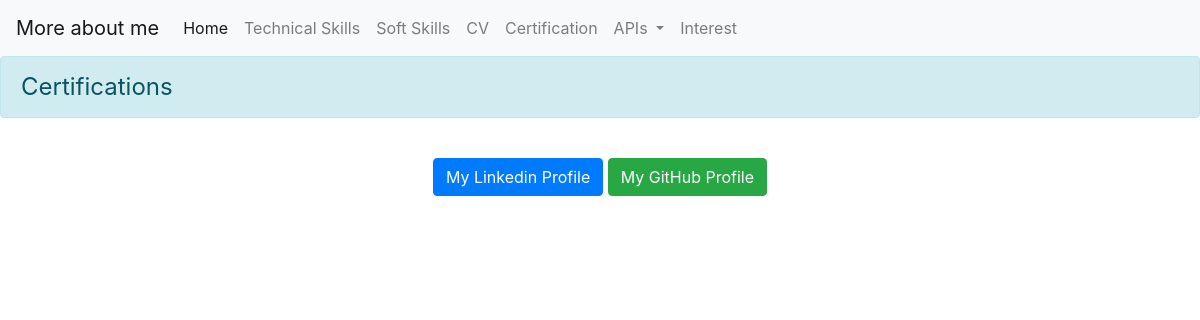
/Certification/, run on an earlier commit of the app's database.
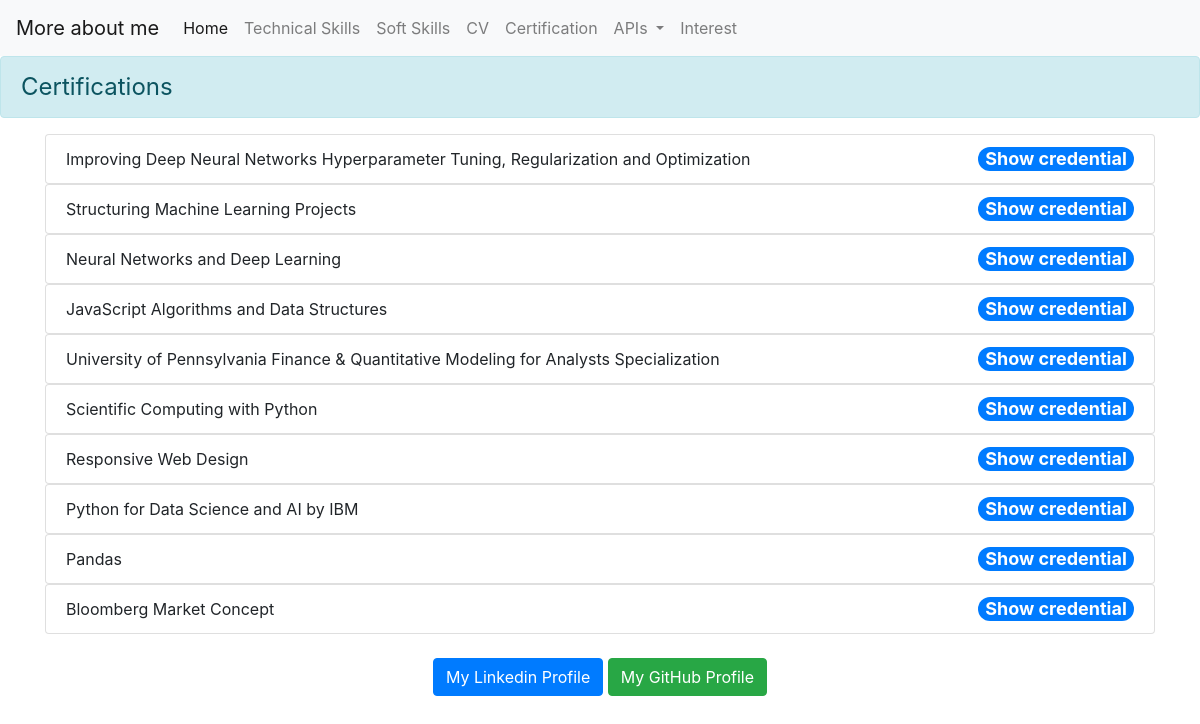
And on a later commit of the database.
### Certification/models.py (models this page shows, shortened)
class certif_list(models.Model):
    name= models.CharField(max_length=100)
    rank = models.PositiveSmallIntegerField()
    confirment = models.URLField()

### Certification/views.py (the view)
# urls.py: path('',views.certified_list),
def certified_list(request):
    archivements= certif_list.objects.all().order_by('rank')
    return render (request, 'Certification/certif_list.html',{'certifs':archivements})

### Certification/templates/Certification/certif_list.html
{% extends 'base_layer.html' %}
{% block content %}
<body>
    <div class="alert alert-info" role="alert" style="font-size:x-large;">
        Certifications
    </div>
    <div class="container marketing">
    <div class="certifs">
        <ul class="list-group">
        {% for archive in certifs %}
            <div class="archive">
                <li class="list-group-item d-flex justify-content-between align-items-center"></lili>
                {{archive.name}}
                <span class="badge badge-primary badge-pill"><a href="{{archive.confirment}}" style="color:white; font-size: large;">Show credential</a></span>
                </li>
            </div>
        {% endfor %}
        </ul>
    </div>
    </div>
</body>
{% endblock %}

What changed in the data, as far as the page shows it:
added certif_list: name "Improving Deep Neural Networks Hyperparameter Tuning, Regularization and Optimization"
added certif_list: name "Structuring Machine Learning Projects"
added certif_list: name "Neural Networks and Deep Learning"
added certif_list: name "JavaScript Algorithms and Data Structures"
added certif_list: name "University of Pennsylvania Finance & Quantitative Modeling for Analysts Specialization"
added certif_list: name "Scientific Computing with Python"
added certif_list: name "Responsive Web Design"
added certif_list: name "Python for Data Science and AI by IBM"
added certif_list: name "Pandas"
added certif_list: name "Bloomberg Market Concept"
